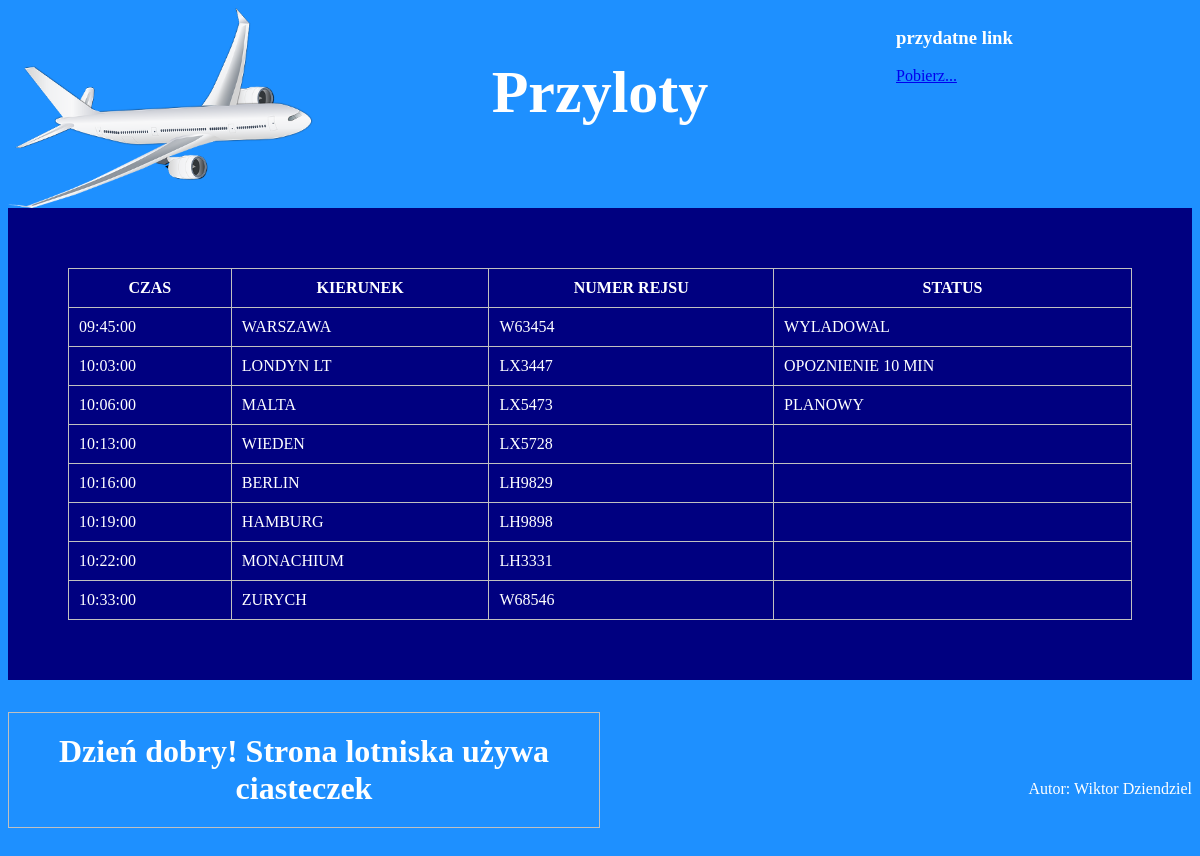
The app's page /Lotnisko/lotnisko.php with its own data.
### tables this page shows
CREATE TABLE `przyloty` (
  `id` int(10) UNSIGNED NOT NULL,
  `samoloty_id` int(10) UNSIGNED NOT NULL,
  `nr_rejsu` varchar(8) DEFAULT NULL,
  `kierunek` varchar(10) DEFAULT NULL,
  `czas` time DEFAULT NULL,
  `dzien` date DEFAULT NULL,
  `status_lotu` text DEFAULT NULL
);

### Lotnisko/lotnisko.php (the view, shortened to what this page needs)
<?php
if(!isset($_COOKIE['moje'])) {
    $cookie="Dzień dobry! Strona lotniska używa ciasteczek";
}
else {
    $cookie="Witaj ponownie na stronie lotniska";
}
?>
<!DOCTYPE html>
<html lang="pl">
<head>
    <link rel="stylesheet" href="styl5.css">
</head>
<body>
    <header>
        <section class="jeden"><img src="zad5.png" alt="logo lotnisko"></section>
        <section class="dwa">
            <h1>Przyloty</h1>
        </section>
        <section class="trzy">
            <h3>przydatne link</h3>
            <a href="kwerendy.txt" download="kwerendy.txt">Pobierz...</a>
        </section>
    </header>
    <main>
        <?php
        $conn = mysqli_connect("127.0.0.1", "root", "", "egzamin_dziendziel");
        $zapytanie = "SELECT czas, kierunek, nr_rejsu, status_lotu FROM przyloty ORDER BY czas ASC";
        $wykonaj = mysqli_query($conn, $zapytanie);
        echo "<table>
            <tr>
            <th>czas</th>
            <th>kierunek</th>
            <th>numer rejsu</th>
            <th>status</th>
            </tr>";
           while($row=$wykonaj->fetch_assoc()) {
            echo "<tr>
            <td>".$row['czas']."</td>
            <td>".$row['kierunek']."</td>
            <td>".$row['nr_rejsu']."</td>
            <td>".$row['status_lotu']."</td>";
           }
        echo "</table>";
        ?>
    </main>
    <section class="lewo">
        <?php
        if($cookie == "Dzień dobry! Strona lotniska używa ciasteczek"){
            echo"<p><b>".$cookie."</b></p>";
        }
        else {
            echo"<p><i>".$cookie."</i></p>";
        }
        ?>
    </section>
    <section class="prawo">
        Autor: Wiktor Dziendziel
    </section>
</body>
</html>

### Lotnisko/styl5.css (style rules this page uses)
header { height: 200px; }
.jeden { width: 25%; height: 200px; float: left; }
.trzy { width: 25%; height: 200px; float: left; }
.dwa { text-align: center; width: 50%; height: 200px; font-size: 250%; float: left; }
img { height: 200px; }
main { background-color: rgb(0, 0, 128); padding: 60px; text-transform: uppercase; }
.lewo { text-align: center; width: 50%; float: left; }
.prawo { text-align: right; width: 50%; padding-top: 100px; float: left; }
body { font-family: "Garamond"; background-color: rgb(30, 144, 255); color: white; }
p { padding: 20px; font-size: 200%; border: 1px solid rgb(192, 192, 192); }
table { width: 100%; border-collapse: collapse; }
th, td { border: 1px solid rgb(192, 192, 192); padding: 10px; }

### records on screen
przyloty: czas "09:45:00", kierunek "WARSZAWA", nr_rejsu "W63454", status_lotu "WYLADOWAL"
przyloty: czas "10:03:00", kierunek "LONDYN LT", nr_rejsu "LX3447", status_lotu "OPOZNIENIE 10 MIN"
przyloty: czas "10:06:00", kierunek "MALTA", nr_rejsu "LX5473", status_lotu "PLANOWY"
przyloty: czas "10:13:00", kierunek "WIEDEN", nr_rejsu "LX5728"
przyloty: czas "10:16:00", kierunek "BERLIN", nr_rejsu "LH9829"
przyloty: czas "10:19:00", kierunek "HAMBURG", nr_rejsu "LH9898"
przyloty: czas "10:22:00", kierunek "MONACHIUM", nr_rejsu "LH3331"
przyloty: czas "10:33:00", kierunek "ZURYCH", nr_rejsu "W68546"

### other values on screen
$cookie "Dzień dobry! Strona lotniska używa ciasteczek"
